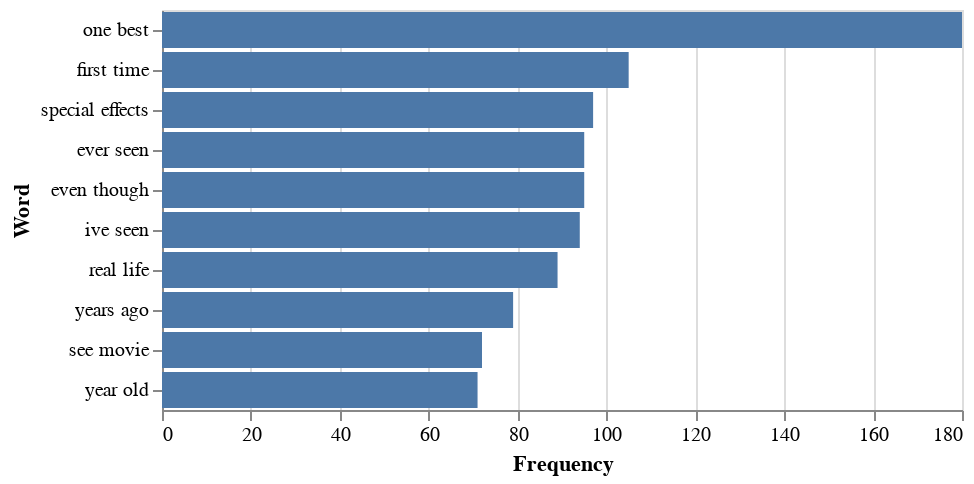

Notebook code cell kept with this figure:
### Code cell
# bar chart of top bigrams Frequency - positive sentiment
import numpy as np

text_data.display.render_bar_chart(labels = np.array(bigrams_positive)[:,0],
                                   vector_data = np.array(bigrams_positive)[:,1],
                                   x_label='Frequency',
                                   y_label='Word')

### Figure 1 — Vega-Lite specification as saved in the notebook (floating-point values rounded to 4 significant figures)
{"config": {"view": {"continuousWidth": 400, "continuousHeight": 300}}, "data": {"name": "data-9d1b9c7724ea470122ec0af136b038e9"}, "mark": "bar", "encoding": {"x": {"field": "Frequency", "title": "Frequency", "type": "quantitative"}, "y": {"field": "Word", "sort": "-x", "title": "Word", "type": "ordinal"}}, "$schema": "https://vega.github.io/schema/vega-lite/v4.17.0.json", "datasets": {"data-9d1b9c7724ea470122ec0af136b038e9": [{"Frequency": "180", "Word": "one best"}, {"Frequency": "105", "Word": "first time"}, {"Frequency": "97", "Word": "special effects"}, {"Frequency": "95", "Word": "ever seen"}, {"Frequency": "95", "Word": "even though"}, {"Frequency": "94", "Word": "ive seen"}, {"Frequency": "89", "Word": "real life"}, {"Frequency": "79", "Word": "years ago"}, {"Frequency": "72", "Word": "see movie"}, {"Frequency": "71", "Word": "year old"}]}}
